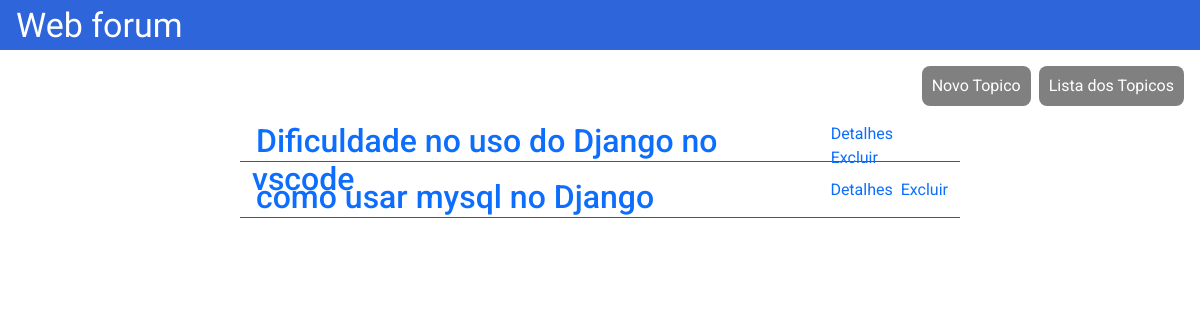
/forum/, run on an earlier commit of the app's database.
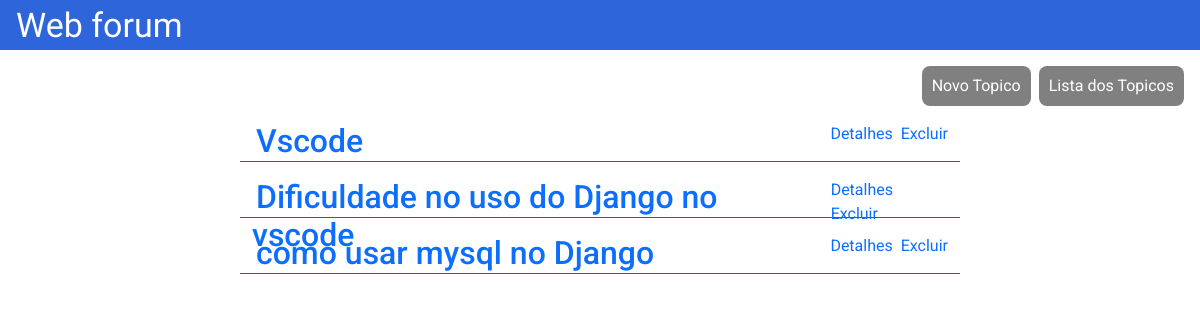
And on a later commit of the database.
### forum/models.py (models this page shows, shortened)
class Post(models.Model):
    title = models.CharField(max_length=150)
    body_text = models.TextField()
    name_author = models.CharField(max_length=100)
    creation = models.DateTimeField(auto_now_add=True)
    class Meta:
        ordering = ("-creation",)
    def get_absolute_url(self):
         return "/forum/%i/" % self.id

### forum/views.py (the view)
# urls.py: path("", views.List_thread.as_view(), name = 'thread-list'),
class List_thread(ListView):
    model = Post
    template_name = "forum/post_list.html"

### forum/templates/forum/post_list.html (shortened to what this page needs)
{% extends 'forum/index.html' %}
{% block content %}
    {% for thread in post_list %}
        <section class="container">
            <h2><a class="container-link" href="{{ thread.get_absolute_url }}"> {{ thread.title }}</a></h2>
            <div>
                <a class="container-link" href="{{ thread.get_absolute_url }}">Detalhes</a>
                <a class="container-link" href="delete/{{ thread.id }}">Excluir</a>
            </div>
        </section>
    {% endfor %}
{% endblock %}

### forum/templates/forum/index.html (shortened to what this page needs)
{% load static %}
<!DOCTYPE html>
<html lang="pt-br">
<head>
    <link href="https://cdn.jsdelivr.net/npm/bootstrap@5.0.0-beta3/dist/css/bootstrap.min.css" rel="stylesheet">
    <link rel="stylesheet" href= {% static 'css/web_forum.css' %}>
</head>
<body>
    <header class="topo">
        <div>
            <h1><a href={% url 'forum:thread-list' %}>Web forum</a></h1>
        </div>
    </header>
    <section class="botoes">
        <a class="novo" href="{% url 'forum:new-thread' %}">Novo Topico</a>
        <a class="novo" href="{% url 'forum:thread-list' %}">Lista dos Topicos</a>
    </section>
    <main>
        {% block content %}
        {% endblock %}
    </main>
</body>
</html>

### forum/static/css/web_forum.css (style rules this page uses)
* { border: 0; padding: 0; margin: 0; box-sizing: border-box; font-family: 'Roboto', sans-serif; }
.topo { width: 100%; height: 50px; background-color: rgb(47, 101, 218); }
.topo h1 a { display: inline; margin-left: 16px; color: #fff; font-family: 'Dancing Script', cursive; font-size: 34px; text-decoration: none; }
.botoes { display: flex; flex-direction: row; justify-content: flex-end; margin: 16px; }
.novo { display: flex; text-align: end; padding: 8px 10px 8px 10px; background-color: gray; text-decoration: none; color: #fff; margin-left: 8px; border-radius: 8px; }
.container { width: 60%; height: 40px; border-bottom: solid 1px #2853ca; display: flex; flex-direction: row; justify-content: space-between; margin-top: 16px; margin-left: auto; margin-right: auto; }
.container-link { margin-left: 4px; text-decoration-line: none; }

What changed in the data, as far as the page shows it:
added Post: title "Vscode"
